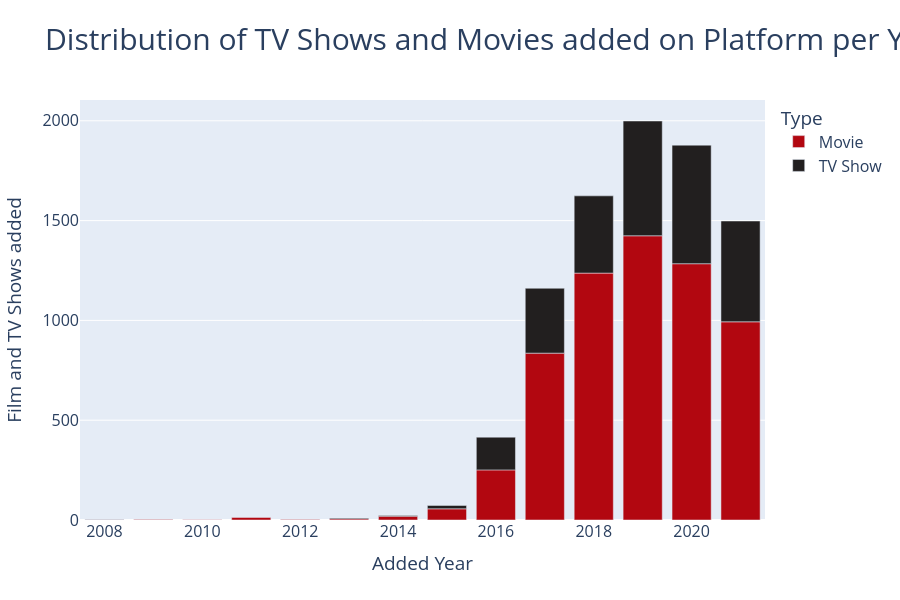

The notebook cell saved with this chart:
### Markdown cell above
## 2° Graph

### Distribution of TV Shows and Movies added on Platform per Year

This bar chart displays the number of *TV shows* and *movies* added to Netflix each year, allowing for a **comparison of the distribution** between the two types of content over time.
<br><br>
Allowing to observe trends in content addition to Netflix over time, highlighting whether the platform has been more focused on *movies* or *TV shows* in certain years.

### Code cell
# Group the data by 'year_added' and 'type', and count the number of occurrences for each combination
added_per_year = netflix_df.groupby(['year_added', 'type']).size().reset_index(name='count')

# Create a bar chart to visualize the distribution of TV shows and movies added each year
fig = px.bar(
    added_per_year, x='year_added', y='count', color='type',
    title="Distribution of TV Shows and Movies added on Platform per Year",
    color_discrete_map={'Movie': '#b20710', 'TV Show': '#221f1f'}
)

fig.update_layout(
    height=600,
    title_font=dict(size=30),
    xaxis=dict(
        title='Added Year'
    ),
    yaxis=dict(
        title='Film and TV Shows added'
    ),
    legend=dict(
        title='Type'
    ),
    font=dict(size=16)
)

fig.show()

### Figure 1 — Plotly figure (JSON) as saved in the notebook; plotly's stock layout.template omitted (floating-point values rounded to 4 significant figures)
{"data": [{"alignmentgroup": "True", "hovertemplate": "type=Movie<br>year_added=%{x}<br>count=%{y}<extra></extra>", "legendgroup": "Movie", "marker": {"color": "#b20710", "pattern": {"shape": ""}}, "name": "Movie", "offsetgroup": "Movie", "orientation": "v", "showlegend": true, "textposition": "auto", "type": "bar", "x": [2008, 2009, 2010, 2011, 2012, 2013, 2014, 2015, 2016, 2017, 2018, 2019, 2020, 2021], "xaxis": "x", "y": [1, 2, 1, 13, 3, 6, 19, 56, 251, 836, 1237, 1424, 1284, 993], "yaxis": "y"}, {"alignmentgroup": "True", "hovertemplate": "type=TV Show<br>year_added=%{x}<br>count=%{y}<extra></extra>", "legendgroup": "TV Show", "marker": {"color": "#221f1f", "pattern": {"shape": ""}}, "name": "TV Show", "offsetgroup": "TV Show", "orientation": "v", "showlegend": true, "textposition": "auto", "type": "bar", "x": [2008, 2013, 2014, 2015, 2016, 2017, 2018, 2019, 2020, 2021], "xaxis": "x", "y": [1, 4, 4, 17, 164, 325, 387, 575, 594, 505], "yaxis": "y"}], "layout": {"barmode": "relative", "font": {"size": 16}, "height": 600, "legend": {"title": {"text": "Type"}, "tracegroupgap": 0}, "title": {"font": {"size": 30}, "text": "Distribution of TV Shows and Movies added on Platform per Year"}, "xaxis": {"anchor": "y", "domain": [0, 1], "title": {"text": "Added Year"}}, "yaxis": {"anchor": "x", "domain": [0, 1], "title": {"text": "Film and TV Shows added"}}}}
